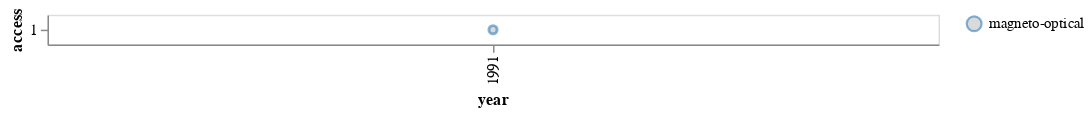

This figure's notebook cell:
### Code cell
second_chart

### Figure 1 — Vega-Lite specification as saved in the notebook (floating-point values rounded to 4 significant figures)
{"config": {"view": {"continuousWidth": 400, "continuousHeight": 300}}, "data": {"name": "data-75211bafd006c40ba1dfce8541dd97da"}, "mark": {"type": "circle", "fill": "#BCBCBC", "size": 30, "stroke": "#2476B6"}, "encoding": {"opacity": {"type": "nominal", "field": "type", "legend": {"title": ""}}, "x": {"type": "ordinal", "field": "year"}, "y": {"type": "nominal", "field": "access"}}, "transform": [{"filter": "datum.type == \"magneto-optical\""}], "width": 600, "$schema": "https://vega.github.io/schema/vega-lite/v4.8.1.json", "datasets": {"data-75211bafd006c40ba1dfce8541dd97da": [{"year": 1932, "name": "Drum memory", "type": "magnetic", "usage": "1960s", "capacity": 62500, "lifespan": null, "access": 0.0}, {"year": 1946, "name": "Williams-Kilburn Tube", "type": "cathode ray tube", "usage": "1955", "capacity": 1000, "lifespan": null, "access": 1.0}, {"year": 1949, "name": "Magnetic-core memory", "type": "magnetic", "usage": "1970s", "capacity": 100000, "lifespan": null, "access": 1.0}, {"year": 1952, "name": "Magnetic Band (Tape)", "type": "magnetic", "usage": "today", "capacity": 1000000, "lifespan": null, "access": 0.0}, {"year": 1956, "name": "Hard Disk Drive", "type": "magnetic", "usage": "today", "capacity": 2000000000000, "lifespan": null, "access": 1.0}, {"year": 1960, "name": "Magnetic stripe card", "type": "magnetic", "usage": null, "capacity": 200, "lifespan": "3", "access": 0.0}, {"year": 1969, "name": "Floppy Disk", "type": "magnetic", "usage": "1990s", "capacity": 1440000, "lifespan": "5--30", "access": 1.0}, {"year": 1970, "name": "Bubble Memory", "type": "magnetic", "usage": "1980s", "capacity": 125000, "lifespan": null, "access": 0.0}, {"year": 1978, "name": "LaserDisc (LD)/Discovision (DV)", "type": "optical", "usage": "2001", "capacity": 324000000, "lifespan": null, "access": 1.0}, {"year": 1978, "name": "Solid-State-Drive (SSD)", "type": "electronic", "usage": "today", "capacity": 5000000000000, "lifespan": "~10", "access": 1.0}, {"year": 1981, "name": "Compact Disc (CD)", "type": "optical", "usage": "today", "capacity": 700000000, "lifespan": "25", "access": 1.0}, {"year": 1987, "name": "Digital Audio Tape (DAT)", "type": "electro-mechanical", "usage": "2005", "capacity": 256000, "lifespan": "30", "access": 0.0}, {"year": 1991, "name": "Mini-Disc", "type": "magneto-optical", "usage": "2001", "capacity": 140000000, "lifespan": "30-40", "access": 1.0}, {"year": 1992, "name": "Digital Compact Cassette (DCC)", "type": "magnetic", "usage": "1996", "capacity": 250000000, "lifespan": "30", "access": 0.0}, {"year": 1994, "name": "Zip Drive", "type": "magnetic", "usage": "1990s", "capacity": 95370000, "lifespan": "5-10", "access": 1.0}, {"year": 1994, "name": "CompactFlash (CF)", "type": "electronic", "usage": "today", "capacity": 256000000000, "lifespan": "70-80", "access": 1.0}, {"year": 1995, "name": "Digital Versatile Disc (DVD)", "type": "optical", "usage": "today", "capacity": 4500000000, "lifespan": "25", "access": 1.0}, {"year": 2000, "name": "USB Flash Disk", "type": "electronic", "usage": "today", "capacity": 2000000000000, "lifespan": "10", "access": 1.0}, {"year": 2001, "name": "Secure Digital (SD) card", "type": "electronic", "usage": "today", "capacity": 128000000000000, "lifespan": "10", "access": 1.0}, {"year": 2002, "name": "Blu-ray Disc (BD)", "type": "optical", "usage": "2019", "capacity": 128000000000, "lifespan": "100-150", "access": 1.0}, {"year": 2004, "name": "Holographic Versatile Disc (HVD)", "type": "optical", "usage": "today", "capacity": 3900000000, "lifespan": "3", "access": 1.0}, {"year": 2009, "name": "Millennial Disc (M-DISC)", "type": "optical", "usage": "2016", "capacity": 100000000000, "lifespan": "1000", "access": 1.0}, {"year": 2016, "name": "Chlorine Atomic memory", "type": "atomic", "usage": "today", "capacity": 1000, "lifespan": "U", "access": null}, {"year": 2019, "name": "DNA", "type": "molecular", "usage": "today", "capacity": 215000000000000000, "lifespan": "500", "access": 0.0}, {"year": 2019, "name": "Metabolites", "type": "molecular", "usage": "today", "capacity": 70000, "lifespan": null, "access": 0.0}]}}
